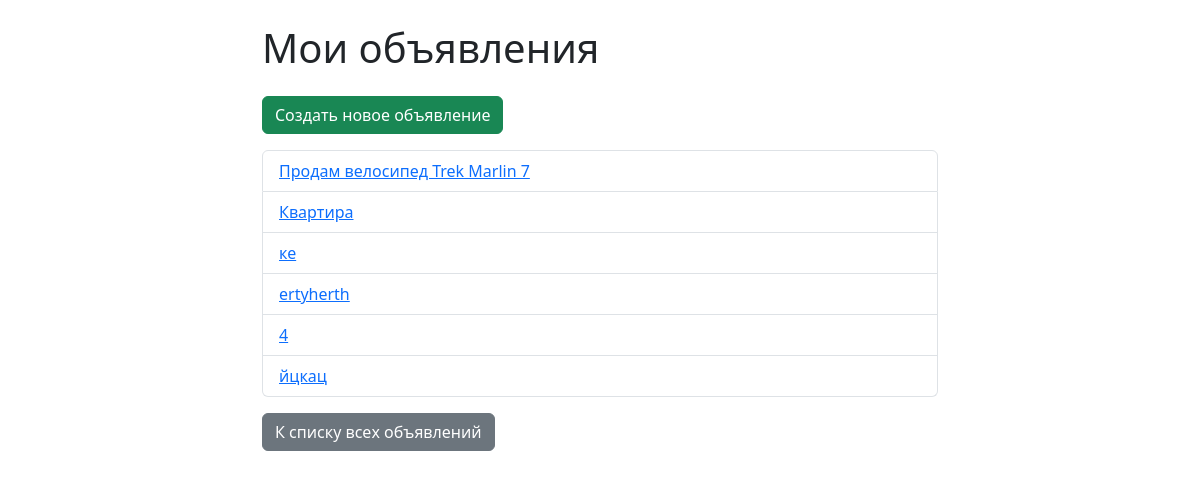
The page /ads/my/ (signed in) on the database as committed earlier.
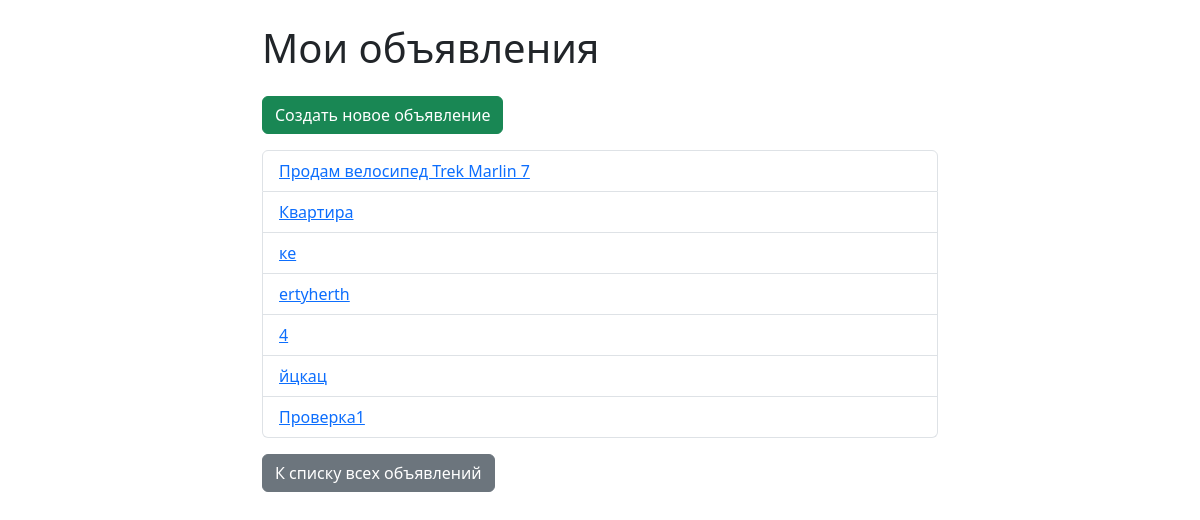
The same page on the database as committed later.
### ads/models.py (models this page shows, shortened)
class Ad(models.Model):
    bookmarks = models.ManyToManyField(settings.AUTH_USER_MODEL, related_name='bookmarked_ads', blank=True)
    views = models.PositiveIntegerField(default=0)  # счетчик просмотров
    updated_at = models.DateTimeField(auto_now=True)
    tags = models.ManyToManyField('Tag', blank=True, related_name='ads')
    title = models.CharField("Заголовок", max_length=255)
    description = models.TextField("Описание")
    price = models.DecimalField("Цена", max_digits=10, decimal_places=2)
    city = models.CharField("Город", max_length=100)
    author = models.ForeignKey(
        settings.AUTH_USER_MODEL,
        on_delete=models.CASCADE,
        related_name='ads',
        verbose_name="Автор"
    )
    category = models.ForeignKey(
        Category,
        on_delete=models.SET_NULL,
        null=True,
        blank=True,
        related_name='ads',
        verbose_name="Категория"
    )
    slug = models.SlugField(max_length=255, null=True, blank=True, unique=True)
    created_at = models.DateTimeField("Дата создания", auto_now_add=True)

### ads/views.py (the view)
# urls.py: path('my/', views.my_ads, name='my_ads'),
@login_required
def my_ads(request):
    ads = Ad.objects.filter(author=request.user)
    return render(request, 'ads/my_ads.html', {'ads': ads})

### ads/templates/ads/my_ads.html (shortened to what this page needs)
<!DOCTYPE html>
<html lang="ru">
<head>
    <link href="https://cdn.jsdelivr.net/npm/bootstrap@5.3.0/dist/css/bootstrap.min.css" rel="stylesheet">
</head>
<body>
<div class="container mt-4" style="max-width: 700px;">
    <h1 class="mb-4">Мои объявления</h1>
    <a href="{% url 'ad_create' %}" class='btn btn-success mb-3'>Создать новое объявление</a>
    {% if ads %}
        <ul class='list-group'>
            {% for ad in ads %}
                {% if ad.slug %}
                    <li class='list-group-item'>
                        <a href="{% url 'ad_detail' slug=ad.slug %}">{{ ad.title }}</a>
                    </li>
                {% endif %}
            {% endfor %}
        </ul>
    {% else %}
        <p>У вас пока нет объявлений.</p>
    {% endif %}
    <p class='mt-3'><a href="{% url 'ad_list' %}" class='btn btn-secondary'>К списку всех объявлений</a></p>
</div>
</body>
</html>

Rows that differ between the two databases and show on the page:
added Ad: title "Проверка1"
